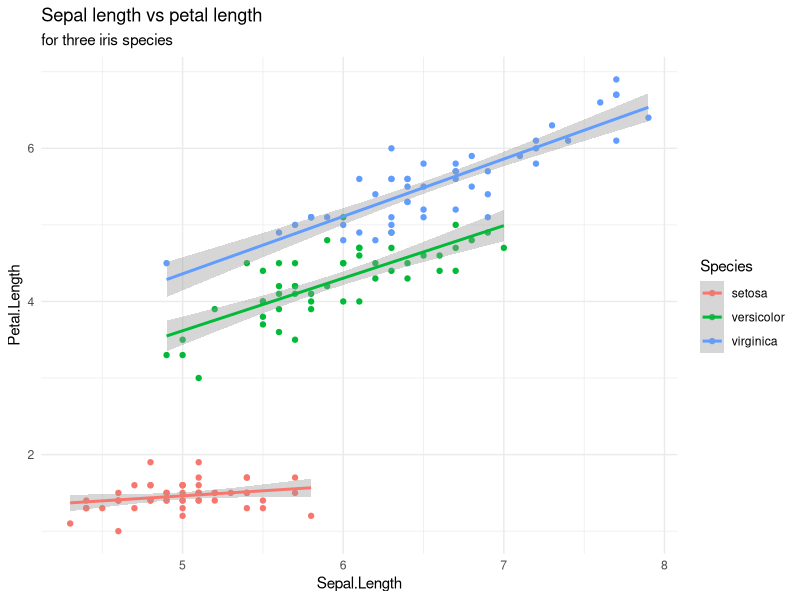
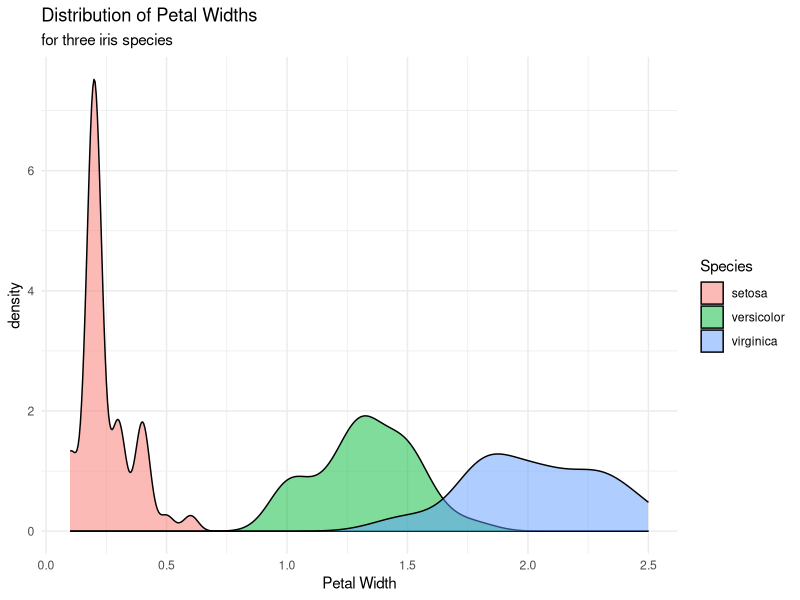
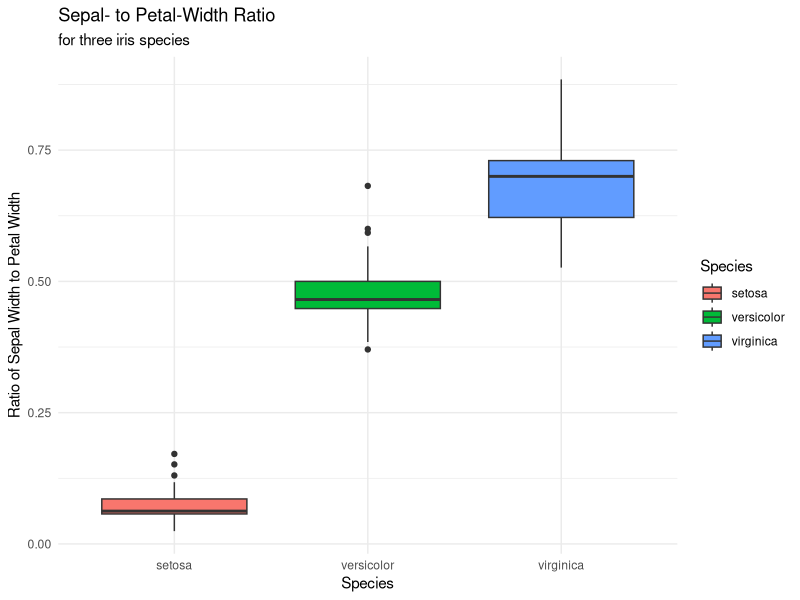
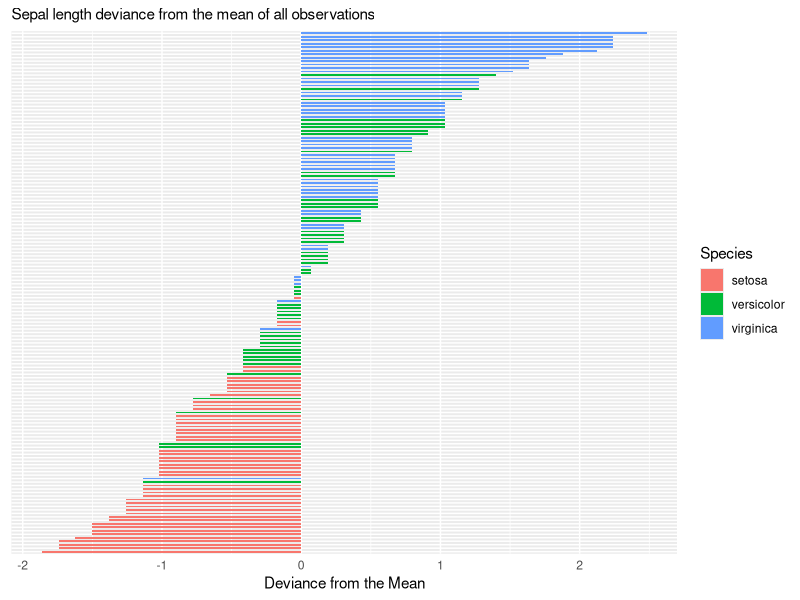

The R source for these figures, in order:
data("iris")
library(tidyverse)


# below is plot one on the assignment
png(filename = "iris_fig1.png")
ggplot(iris, aes(x=Sepal.Length, y=Petal.Length, color = Species)) +
  geom_point(aes(color=Species)) +
  geom_smooth(method = "lm", size=1) +
  labs(title = "Sepal length vs petal length", subtitle = "for three iris species") +
  theme_minimal()
dev.off()


# below is plot two for the assignment
png(filename = "iris_fig2.png")
ggplot(iris, aes(x=Petal.Width, fill=Species))+
  geom_density(alpha=0.5)+
  theme_minimal()+
  labs(title= "Distribution of Petal Widths", subtitle = "for three iris species", x ="Petal Width")
dev.off()


# below is plot three
png(filename = "iris_fig3.png")
ggplot(iris, aes(x=Species, y=c(Petal.Width/Sepal.Width), fill=Species))+
  geom_boxplot()+
  labs(title = "Sepal- to Petal-Width Ratio", subtitle = "for three iris species", x= "Species", y="Ratio of Sepal Width to Petal Width")+
  theme_minimal()
dev.off()

# below is for plot four
png(filename = "iris_fig4.png")
iris$`inames` <- rownames(iris) # create new column for species names
iris$length_norm <- round((iris$Sepal.Length - mean(iris$Sepal.Length))/sd(iris$Sepal.Length), 3) # compute normalized Lengths
iris <- iris[order(iris$length_norm), ] #sort
iris$`inames` <- factor(iris$`inames`, levels = iris$`inames`)
ggplot(iris, aes(x=`inames`, y=length_norm, label=length_norm)) +
  #ggplot(iris, aes(x=Sepal.Length, y=Sepal.Length -mean(Sepal.Length))) +
  geom_bar(stat='identity', aes(fill=Species), width = .5, alpha=1) +
  labs(subtitle="Sepal length deviance from the mean of all observations", y="Deviance from the Mean")+
  coord_flip() +
  #theme(axis.title.y=element_blank()
  theme(axis.text.y = element_blank(), axis.ticks = element_blank(), axis.title.y=element_blank())
dev.off()




